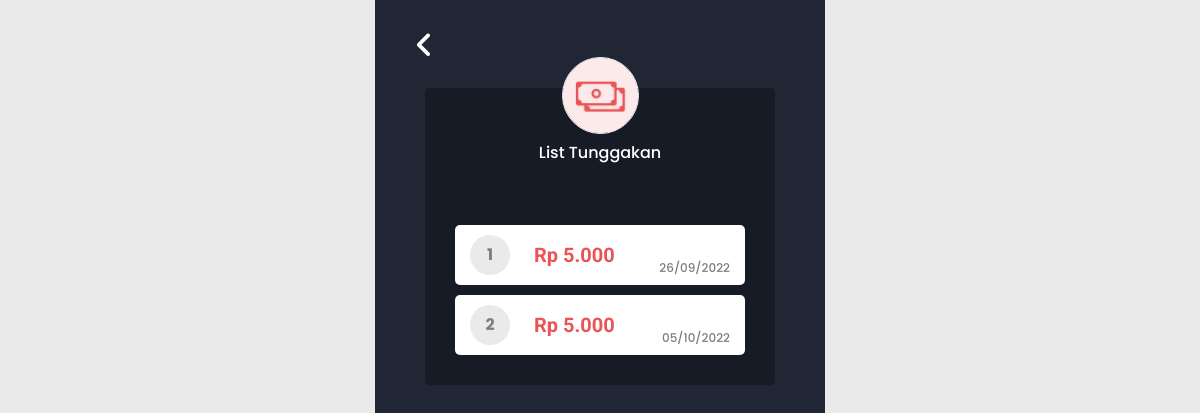
Page /list.tunggakan.php (signed in) on the earlier database version.
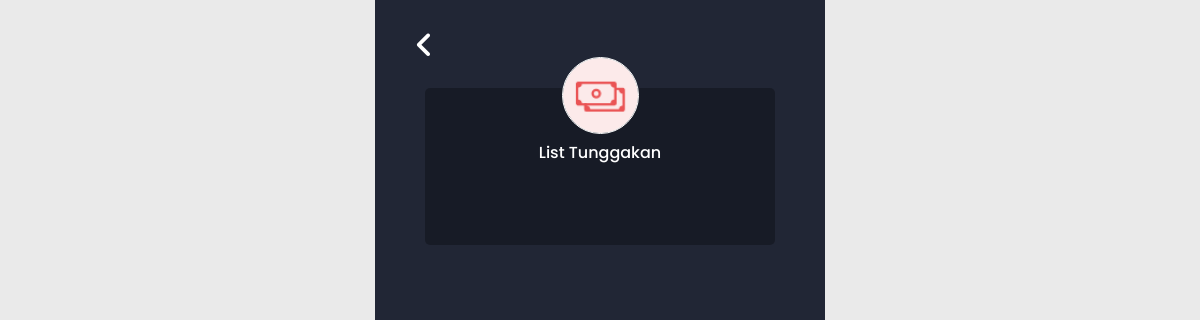
Same page on the later database version.
### tables this page shows
CREATE TABLE `list_tunggakan` (
  `id` int(11) NOT NULL,
  `id_akun` int(11) NOT NULL,
  `nominal` int(11) NOT NULL,
  `tanggal_tagihan` varchar(200) NOT NULL
);

### list.tunggakan.php (the view, shortened to what this page needs)
<?php
include "connect.php";
include "head.php";
$id = $_SESSION["id"];
$tb_tunggakan = mysqli_query($conn, "SELECT * FROM list_tunggakan WHERE id_akun='$id'");
?>
  <div class="container3">
    <div class="top-button">
      <a href="./"><i class="fa-solid fa-angle-left"></i></a>
    </div>
    <div class="card-listTung">
      <div class="box">
        <img src="img/icon/icon-10.png" width="75">
        <h2>List Tunggakan</h2>
      </div>
      <div class="conList">
        <?php
        $i = 1;
        while($data = mysqli_fetch_array($tb_tunggakan)) {
        ?>
          <div data-id="<?=$data['id']?>" class="cardList">
            <div>
              <p><?=$i?></p>
              <h4>Rp <?= number_format($data['nominal'], 0, ',', '.') ?></h4>
            </div>
            <p><?=$data['tanggal_tagihan']?></p>
          </div>
        <?php
        $i++;
        }
        ?>
      </div>
    </div>
  </div>
<?php
include "footer.php";
?>

### head.php (shortened to what this page needs)
<!DOCTYPE html>
<html lang="en">
<head>
  <link rel="stylesheet" href="cdn/sweetalert2.min.css">
  <link rel="stylesheet" href="https://cdnjs.cloudflare.com/ajax/libs/font-awesome/6.2.0/css/all.min.css" />
  <link rel="stylesheet" href="https://cdnjs.cloudflare.com/ajax/libs/lightbox2/2.11.3/css/lightbox.css">
  <link rel="stylesheet" href="css/reset.css">
  <link rel="stylesheet" href="css/login.css">
  <link rel="stylesheet" href="css/home.css">
  <link rel="stylesheet" href="css/profil.css">
  <link rel="stylesheet" href="css/statusPembayaran.css">
  <link rel="stylesheet" href="css/list.tung.css">
  <link rel="stylesheet" href="css/pembayaran.css">
  <link rel="stylesheet" href="css/pending.css">
  <link rel="stylesheet" href="css/admin.css">
  <link rel="stylesheet" href="css/admin.verifikasi.list.css">
  <link rel="stylesheet" href="css/admin.setting.tambah.css">
  <link rel="stylesheet" href="css/admin.setting.info.css">
  <link rel="stylesheet" href="css/admin.listuser.css">
</head>
<body>

### footer.php (shortened to what this page needs)
</body>
</html>

### css/profil.css (style rules this page uses)
.container3 { max-width: 450px; min-height: 100vh; margin: 0 auto; background-color: #212635; padding-top: 30px; }
.top-button { display: flex; flex-direction: row; justify-content: space-between; padding: 0 40px; }
.top-button > i, .top-button > a > i { color: #fff; font-size: 30px; cursor: pointer; transition: .3s; }

### css/list.tung.css (style rules this page uses)
.card-listTung { max-width: 350px; height: max-content; background-color: #0000004a; border-radius: 5px; margin: 0 auto; margin-top: 25px; padding: 20px; }
.card-listTung > .box { margin: 0 auto; position: relative; top: -50px; text-align: center; }
.card-listTung > .box > img { width: 75px; height: 75px; border-radius: 50%; object-fit: cover; background-color: #fff; outline: 1px solid #fff; cursor: pointer; }
.card-listTung > .box > h2 { font-family: 'Poppins', sans-serif; font-size: 16px; font-weight: 500; color: #fff; text-transform: capitalize; }
.card-listTung > .conList { max-width: 100%; max-height: 290px; overflow: hidden; margin-top: 10px; padding: 0 10px; }
.card-listTung > .conList > .cardList { max-width: 301px; height: 60px; background-color: #fff; display: flex; flex-direction: row; justify-content: space-between; border-radius: 5px; margin-bottom: 10px; padding: 0 15px; align-items: center; }
.card-listTung > .conList > .cardList > div { display: flex; flex-direction: row; gap: 24px; align-items: center; }
.card-listTung > .conList > .cardList > div > h4 { color: #EA5455; font-family: 'Roboto', sans-serif; font-weight: 700; font-size: 20px; }
.card-listTung > .conList > .cardList > div > p { display: block; width: 40px; height: 40px; border-radius: 50%; background-color: #EAEAEA; color: #7E7E7E; font-family: 'Poppins', sans-serif; font-weight: 700; font-size: 16px; text-align: center; padding: 7px 0; }
.card-listTung > .conList > .cardList > p { color: #7E7E7E; font-family: 'Poppins', sans-serif; font-weight: 500; font-size: 12px; position: relative; bottom: -13px; }
.card-listTung > .conList > .cardList { transition: .3s; cursor: pointer; }

Differences in the rows shown:
removed list_tunggakan: nominal "5.000", tanggal_tagihan "26/09/2022"
removed list_tunggakan: nominal "5.000", tanggal_tagihan "05/10/2022"
